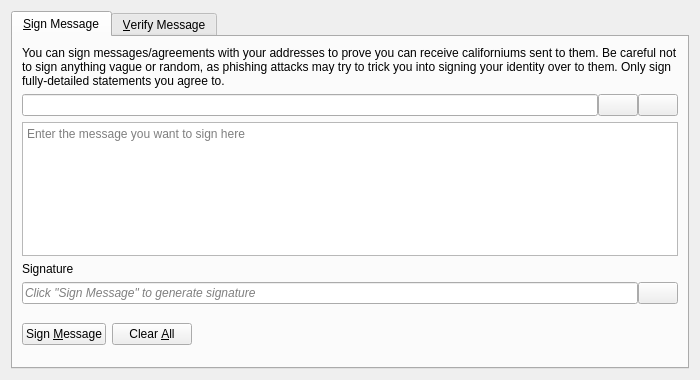
<?xml version="1.0" encoding="UTF-8"?>
<ui version="4.0">
 <class>SignVerifyMessageDialog</class>
 <widget class="QDialog" name="SignVerifyMessageDialog">
  <property name="geometry">
   <rect>
    <x>0</x>
    <y>0</y>
    <width>700</width>
    <height>380</height>
   </rect>
  </property>
  <property name="windowTitle">
   <string>Signatures - Sign / Verify a Message</string>
  </property>
  <property name="modal">
   <bool>true</bool>
  </property>
  <layout class="QVBoxLayout" name="verticalLayout">
   <item>
    <widget class="QTabWidget" name="tabWidget">
     <property name="currentIndex">
      <number>0</number>
     </property>
     <widget class="QWidget" name="tabSignMessage">
      <attribute name="title">
       <string>&amp;Sign Message</string>
      </attribute>
      <layout class="QVBoxLayout" name="verticalLayout_SM">
       <item>
        <widget class="QLabel" name="infoLabel_SM">
         <property name="text">
          <string>You can sign messages/agreements with your addresses to prove you can receive californiums sent to them. Be careful not to sign anything vague or random, as phishing attacks may try to trick you into signing your identity over to them. Only sign fully-detailed statements you agree to.</string>
         </property>
         <property name="textFormat">
          <enum>Qt::PlainText</enum>
         </property>
         <property name="wordWrap">
          <bool>true</bool>
         </property>
        </widget>
       </item>
       <item>
        <layout class="QHBoxLayout" name="horizontalLayout_1_SM">
         <property name="spacing">
          <number>0</number>
         </property>
         <item>
          <widget class="QValidatedLineEdit" name="addressIn_SM">
           <property name="toolTip">
            <string>The Californium address to sign the message with</string>
           </property>
          </widget>
         </item>
         <item>
          <widget class="QPushButton" name="addressBookButton_SM">
           <property name="toolTip">
            <string>Choose previously used address</string>
           </property>
           <property name="text">
            <string/>
           </property>
           <property name="icon">
            <iconset resource="../californium.qrc">
             <normaloff>:/icons/address-book</normaloff>:/icons/address-book</iconset>
           </property>
           <property name="shortcut">
            <string>Alt+A</string>
           </property>
           <property name="autoDefault">
            <bool>false</bool>
           </property>
          </widget>
         </item>
         <item>
          <widget class="QPushButton" name="pasteButton_SM">
           <property name="toolTip">
            <string>Paste address from clipboard</string>
           </property>
           <property name="text">
            <string/>
           </property>
           <property name="icon">
            <iconset resource="../californium.qrc">
             <normaloff>:/icons/editpaste</normaloff>:/icons/editpaste</iconset>
           </property>
           <property name="shortcut">
            <string>Alt+P</string>
           </property>
           <property name="autoDefault">
            <bool>false</bool>
           </property>
          </widget>
         </item>
        </layout>
       </item>
       <item>
        <widget class="QPlainTextEdit" name="messageIn_SM">
         <property name="toolTip">
          <string>Enter the message you want to sign here</string>
         </property>
         <property name="placeholderText">
          <string>Enter the message you want to sign here</string>
         </property>
        </widget>
       </item>
       <item>
        <widget class="QLabel" name="signatureLabel_SM">
         <property name="text">
          <string>Signature</string>
         </property>
         <property name="textFormat">
          <enum>Qt::PlainText</enum>
         </property>
        </widget>
       </item>
       <item>
        <layout class="QHBoxLayout" name="horizontalLayout_2_SM">
         <property name="spacing">
          <number>0</number>
         </property>
         <item>
          <widget class="QLineEdit" name="signatureOut_SM">
           <property name="placeholderText">
            <string>Click "Sign Message" to generate signature</string>
           </property>
           <property name="font">
            <font>
             <italic>true</italic>
            </font>
           </property>
           <property name="readOnly">
            <bool>true</bool>
           </property>
          </widget>
         </item>
         <item>
          <widget class="QPushButton" name="copySignatureButton_SM">
           <property name="toolTip">
            <string>Copy the current signature to the system clipboard</string>
           </property>
           <property name="text">
            <string/>
           </property>
           <property name="icon">
            <iconset resource="../californium.qrc">
             <normaloff>:/icons/editcopy</normaloff>:/icons/editcopy</iconset>
           </property>
           <property name="autoDefault">
            <bool>false</bool>
           </property>
          </widget>
         </item>
        </layout>
       </item>
       <item>
        <layout class="QHBoxLayout" name="horizontalLayout_3_SM">
         <item>
          <widget class="QPushButton" name="signMessageButton_SM">
           <property name="toolTip">
            <string>Sign the message to prove you own this Californium address</string>
           </property>
           <property name="text">
            <string>Sign &amp;Message</string>
           </property>
           <property name="icon">
            <iconset resource="../californium.qrc">
             <normaloff>:/icons/edit</normaloff>:/icons/edit</iconset>
           </property>
           <property name="autoDefault">
            <bool>false</bool>
           </property>
          </widget>
         </item>
         <item>
          <widget class="QPushButton" name="clearButton_SM">
           <property name="toolTip">
            <string>Reset all sign message fields</string>
           </property>
           <property name="text">
            <string>Clear &amp;All</string>
           </property>
           <property name="icon">
            <iconset resource="../californium.qrc">
             <normaloff>:/icons/remove</normaloff>:/icons/remove</iconset>
           </property>
           <property name="autoDefault">
            <bool>false</bool>
           </property>
          </widget>
         </item>
         <item>
          <spacer name="horizontalSpacer_1_SM">
           <property name="orientation">
            <enum>Qt::Horizontal</enum>
           </property>
           <property name="sizeHint" stdset="0">
            <size>
             <width>40</width>
             <height>48</height>
            </size>
           </property>
          </spacer>
         </item>
         <item>
          <widget class="QLabel" name="statusLabel_SM">
           <property name="font">
            <font>
             <weight>75</weight>
             <bold>true</bold>
            </font>
           </property>
           <property name="text">
            <string/>
           </property>
           <property name="wordWrap">
            <bool>true</bool>
           </property>
          </widget>
         </item>
         <item>
          <spacer name="horizontalSpacer_2_SM">
           <property name="orientation">
            <enum>Qt::Horizontal</enum>
           </property>
           <property name="sizeHint" stdset="0">
            <size>
             <width>40</width>
             <height>48</height>
            </size>
           </property>
          </spacer>
         </item>
        </layout>
       </item>
      </layout>
     </widget>
     <widget class="QWidget" name="tabVerifyMessage">
      <attribute name="title">
       <string>&amp;Verify Message</string>
      </attribute>
      <layout class="QVBoxLayout" name="verticalLayout_VM">
       <item>
        <widget class="QLabel" name="infoLabel_VM">
         <property name="text">
          <string>Enter the receiver's address, message (ensure you copy line breaks, spaces, tabs, etc. exactly) and signature below to verify the message. Be careful not to read more into the signature than what is in the signed message itself, to avoid being tricked by a man-in-the-middle attack. Note that this only proves the signing party receives with the address, it cannot prove sendership of any transaction!</string>
         </property>
         <property name="textFormat">
          <enum>Qt::PlainText</enum>
         </property>
         <property name="alignment">
          <set>Qt::AlignLeading|Qt::AlignLeft|Qt::AlignTop</set>
         </property>
         <property name="wordWrap">
          <bool>true</bool>
         </property>
        </widget>
       </item>
       <item>
        <layout class="QHBoxLayout" name="horizontalLayout_1_VM">
         <property name="spacing">
          <number>0</number>
         </property>
         <item>
          <widget class="QValidatedLineEdit" name="addressIn_VM">
           <property name="toolTip">
            <string>The Californium address the message was signed with</string>
           </property>
          </widget>
         </item>
         <item>
          <widget class="QPushButton" name="addressBookButton_VM">
           <property name="toolTip">
            <string>Choose previously used address</string>
           </property>
           <property name="text">
            <string/>
           </property>
           <property name="icon">
            <iconset resource="../californium.qrc">
             <normaloff>:/icons/address-book</normaloff>:/icons/address-book</iconset>
           </property>
           <property name="shortcut">
            <string>Alt+A</string>
           </property>
           <property name="autoDefault">
            <bool>false</bool>
           </property>
          </widget>
         </item>
        </layout>
       </item>
       <item>
        <widget class="QPlainTextEdit" name="messageIn_VM">
          <property name="toolTip">
            <string>The signed message to verify</string>
          </property>
          <property name="placeholderText">
            <string>The signed message to verify</string>
          </property>
        </widget>
       </item>
       <item>
        <widget class="QValidatedLineEdit" name="signatureIn_VM">
          <property name="toolTip">
            <string>The signature given when the message was signed</string>
          </property>
          <property name="placeholderText">
            <string>The signature given when the message was signed</string>
          </property>
        </widget>
       </item>
       <item>
        <layout class="QHBoxLayout" name="horizontalLayout_2_VM">
         <item>
          <widget class="QPushButton" name="verifyMessageButton_VM">
           <property name="toolTip">
            <string>Verify the message to ensure it was signed with the specified Californium address</string>
           </property>
           <property name="text">
            <string>Verify &amp;Message</string>
           </property>
           <property name="icon">
            <iconset resource="../californium.qrc">
             <normaloff>:/icons/transaction_0</normaloff>:/icons/transaction_0</iconset>
           </property>
           <property name="autoDefault">
            <bool>false</bool>
           </property>
          </widget>
         </item>
         <item>
          <widget class="QPushButton" name="clearButton_VM">
           <property name="toolTip">
            <string>Reset all verify message fields</string>
           </property>
           <property name="text">
            <string>Clear &amp;All</string>
           </property>
           <property name="icon">
            <iconset resource="../californium.qrc">
             <normaloff>:/icons/remove</normaloff>:/icons/remove</iconset>
           </property>
           <property name="autoDefault">
            <bool>false</bool>
           </property>
          </widget>
         </item>
         <item>
          <spacer name="horizontalSpacer_1_VM">
           <property name="orientation">
            <enum>Qt::Horizontal</enum>
           </property>
           <property name="sizeHint" stdset="0">
            <size>
             <width>40</width>
             <height>48</height>
            </size>
           </property>
          </spacer>
         </item>
         <item>
          <widget class="QLabel" name="statusLabel_VM">
           <property name="font">
            <font>
             <weight>75</weight>
             <bold>true</bold>
            </font>
           </property>
           <property name="text">
            <string/>
           </property>
           <property name="wordWrap">
            <bool>true</bool>
           </property>
          </widget>
         </item>
         <item>
          <spacer name="horizontalSpacer_2_VM">
           <property name="orientation">
            <enum>Qt::Horizontal</enum>
           </property>
           <property name="sizeHint" stdset="0">
            <size>
             <width>40</width>
             <height>48</height>
            </size>
           </property>
          </spacer>
         </item>
        </layout>
       </item>
      </layout>
     </widget>
    </widget>
   </item>
  </layout>
 </widget>
 <customwidgets>
  <customwidget>
   <class>QValidatedLineEdit</class>
   <extends>QLineEdit</extends>
   <header>qt/qvalidatedlineedit.h</header>
  </customwidget>
 </customwidgets>
 <resources>
  <include location="../californium.qrc"/>
 </resources>
 <connections/>
</ui>
